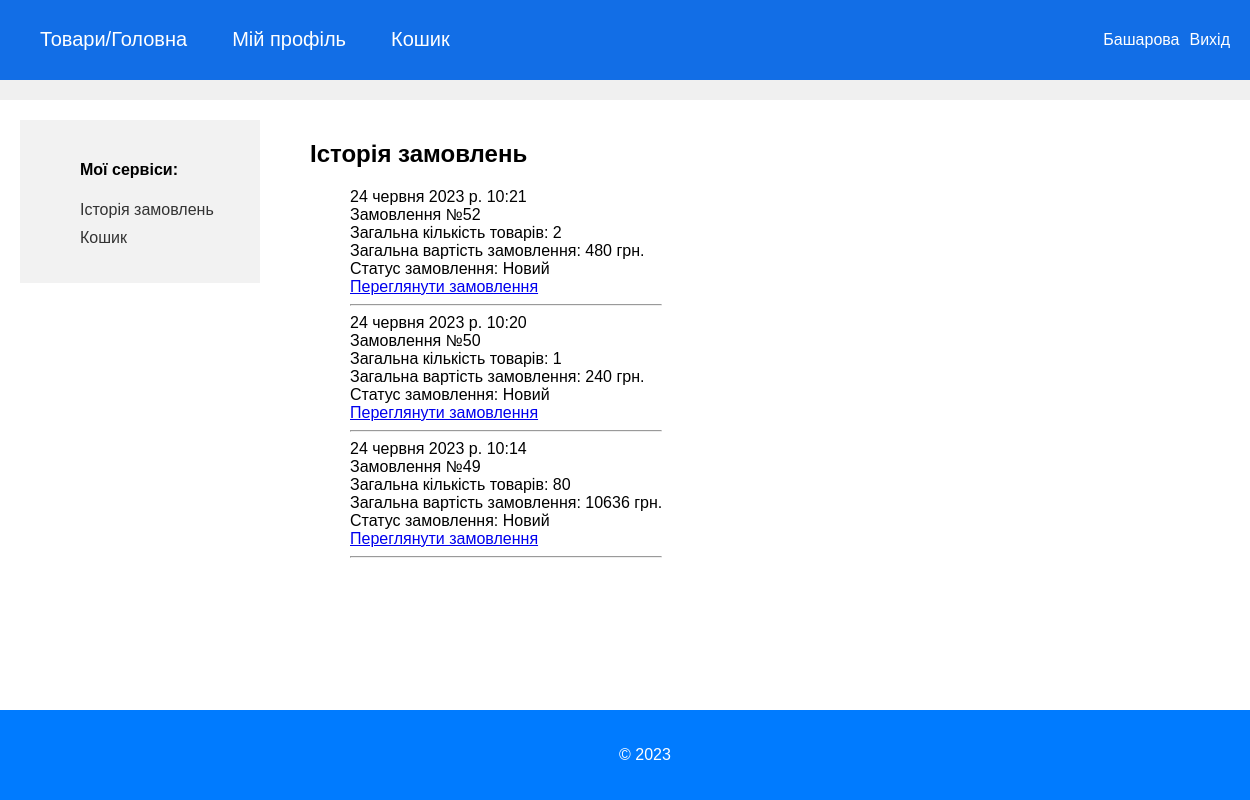
The page /users/history_orders/ (signed in) on the database its author committed.
### users/models.py (models this page shows)
class User(AbstractUser):
    user_image = models.ImageField(upload_to='uses_images', blank=True, verbose_name='Фото користувача')
    seller_image = models.ImageField(upload_to='uses_images', blank=True, verbose_name='Фото продавця')
    seller_name = models.CharField(max_length=50, blank=True, verbose_name='Назва продавця')
    seller_status = models.BooleanField(default=False, verbose_name='Статус продавця')
    drop_status = models.BooleanField(default=False, verbose_name='Статус DROP')
    provider_status = models.BooleanField(default=False, verbose_name='Статус PROVIDER')

### orders/models.py (models this page shows, shortened)
class Order(models.Model):
    user = models.ForeignKey(User, on_delete=models.CASCADE, related_name='orders')
    address = models.ForeignKey(Address, on_delete=models.CASCADE)
    payment_method = models.ForeignKey(PaymentMethod, on_delete=models.CASCADE)
    status = models.ForeignKey(Status, on_delete=models.CASCADE)
    created_at = models.DateTimeField(auto_now_add=True)
    class Meta:
        verbose_name = "Заказ"
        verbose_name_plural = "Заказы"
        ordering = ['-created_at']

class Status(models.Model):
    status = models.CharField(max_length=155)
    def __str__(self):
        return self.status

### users/views.py (the view)
# urls.py: path('history_orders/', history_orders, name='history_orders'),
@login_required
def history_orders(request):
    user = request.user
    cart = user.cart
    cart_items = cart.get_cart_items()
    total_quantity = sum(item.quantity for item in cart_items)
    total_price = cart.get_total_price()
    orders = Order.objects.filter(user=user)
    for order in orders:
        order.total_quantity = order.items.aggregate(total_quantity=Sum('quantity'))['total_quantity']
        order.total_amount = order.items.annotate(subtotal=F('price') * F('quantity')).aggregate(total=Sum('subtotal'))['total']
    paginator = Paginator(orders, 5)  # Розмір сторінки: 10 замовлень
    page_number = request.GET.get('page')
    page_obj = paginator.get_page(page_number)
    context = {
        'menu': menu_user,
        'title': 'Історія замовлень',
        'navi_profile': navi_profile,
        'orders': page_obj,  # Використовуємо сторінку замовлень замість всього списку
        'navi_provider': navi_provider,
        'paginator': paginator,
        'page_obj': page_obj,
        'total_quantity': total_quantity,
        'total_price': total_price,
    }
    return render(request, 'users/history_orders.html', context=context)

### baskets/models.py (called while the page is built)
    def get_cart_items(self):
        return CartItem.objects.filter(cart=self)

    def get_total_price(self):
        cart_items = self.get_cart_items()
        total_price = sum(cart_item.get_total_price() for cart_item in cart_items)
        return total_price

### users/templates/users/history_orders.html
{% extends 'users/base_users.html' %}
{% block content %}
  <h2>Історія замовлень</h2>
  {% if orders %}
    <ul>
      {% for order in orders %}
        <li>
          {{ order.created_at }}<br>
          Замовлення №{{ order.id }}<br>
          Загальна кількість товарів: {{ order.total_quantity }}<br>
          Загальна вартість замовлення: {{ order.total_amount }} грн.<br>
          Статус замовлення: {{ order.status }}<br>
          <a href="{% url 'order_detail' order.id %}">Переглянути замовлення</a><br>
          <hr>
        </li>
      {% endfor %}
    </ul>
  {% else %}
    <p>У вас поки немає замовлень.</p>
  {% endif %}
{% endblock %}

### users/templates/users/base_users.html (shortened to what this page needs)
{% load static %}
<!doctype html>
<html lang="en">
<head>
    <link rel="stylesheet" href="{% static 'opt/css/style.css' %}">
</head>
<body>
    <header>
        <nav>
            <ul class="horizontal-menu">
                {% block mainmenu %}
                <div class="header">
                    <ul id="mainmenu" class="mainmenu">
                        {% for m in menu %}
                        <li><a href="{% url m.url_name %}">{{ m.title }}</a></li>
                        {% endfor %}
                        {% if cart_items %}
                        <li class="menu_li">
                            <a href="{% url 'cart_view' %}">
                                Кошик: ({{ total_quantity }}шт.) - Вартість: {{ total_price }} грн.
                            </a>
                        </li>
                        {% else %}
                        <li class="menu_li">
                            <a href="{% url 'cart_view' %}">
                                Кошик
                            </a>
                        </li>
                        {% endif %}
                    </ul>
                    <div class="user-info">
                        {% if request.user.is_authenticated %}
                            <span class="user-name">{{ request.user.first_name }}</span>
                            <span class="logout"><a href="{% url 'logout' %}">Вихід</a></span>
                        {% endif %}
                    </div>
                </div>
                {% endblock mainmenu %}
            </ul>
        </nav>
    </header>
    <div class="container">
        <aside class="sidebar">
            <ul>
                <li><h4>Мої сервіси:</h4></li>
                {% if request.user.provider_status == True %}
                    {% for np in navi_provider %}
                    <li{% if np.url_name == current_page %} style="color: red;"{% endif %}>
                        <a href="{% url np.url_name %}">{{ np.title }}</a>
                    </li>
                    {% endfor %}
                {% else %}
                    {% for np in navi_profile %}
                    <li{% if np.url_name == current_page %} style="color: red;"{% endif %}>
                        <a href="{% url np.url_name %}">{{ np.title }}</a>
                    </li>
                    {% endfor %}
                {% endif %}
            </ul>
        </aside>
        <main class="main">
            {% block content %}
            {% endblock %}
        </main>
    </div>
    <footer>
        <p>&copy; 2023 </p>
    </footer>
</body>
</html>

### opt/static/opt/css/style.css (style rules this page uses)
.horizontal-menu { list-style-type: none; margin: 0; padding: 0; overflow: hidden; background-color: #f0f0f0; }
body { font-family: Arial, sans-serif; margin: 0; padding: 0; display: flex; flex-direction: column; min-height: 100vh; }
.container { margin-left: 0px; flex: 1; }
.main { margin-left: 30px; padding: 0 0 0 20px; }
footer { background-color: #f0f0f0; padding: 20px; text-align: center; clear: both; }
ul, li { list-style-type: none; }
ul.mainmenu { list-style: none; margin: 0; padding: 0; height: 60px; color: black; font-size: 20px; overflow: hidden; }
ul.mainmenu li { float: left; margin: 18px 15px 0 30px; }
ul.mainmenu li a { color: white; text-decoration: none; }
.container { display: flex; margin: 20px; }
.sidebar { flex: 0 0 200px; background-color: #f2f2f2; padding: 20px; height: 100%; }
.sidebar li { margin-bottom: 10px; }
.sidebar a { text-decoration: none; color: #333; font-weight: 400; }
.header { background-color: #126ee6; color: #fff; padding: 10px; margin-bottom: 20px; }
.header ul { list-style-type: none; padding: 0; margin: 0; }
.header li { display: inline-block; margin-right: 10px; }
.header a { color: #fff; text-decoration: none; }
.header { display: flex; justify-content: space-between; align-items: center; }
.user-info { display: flex; align-items: center; }
.user-name { margin-right: 10px; }
.logout { margin-right: 10px; }
footer { background-color: #007bff; padding: 20px; text-align: center; clear: both; color: white; bottom: 0; left: 0; width: 100%; }

### rows shown on the page
User: user.first_name "Башарова"
Order: created_at "24 червня 2023 р. 10:21", id "52", total_quantity "2", total_amount "480", status "Новий"
Order: created_at "24 червня 2023 р. 10:20", id "50", total_quantity "1", total_amount "240", status "Новий"
Order: created_at "24 червня 2023 р. 10:14", id "49", total_quantity "80", total_amount "10636", status "Новий"

### other values the page prints
{{ m.title }} "Товари/Головна" "Мій профіль"
{{ np.title }} "Історія замовлень" "Кошик"
